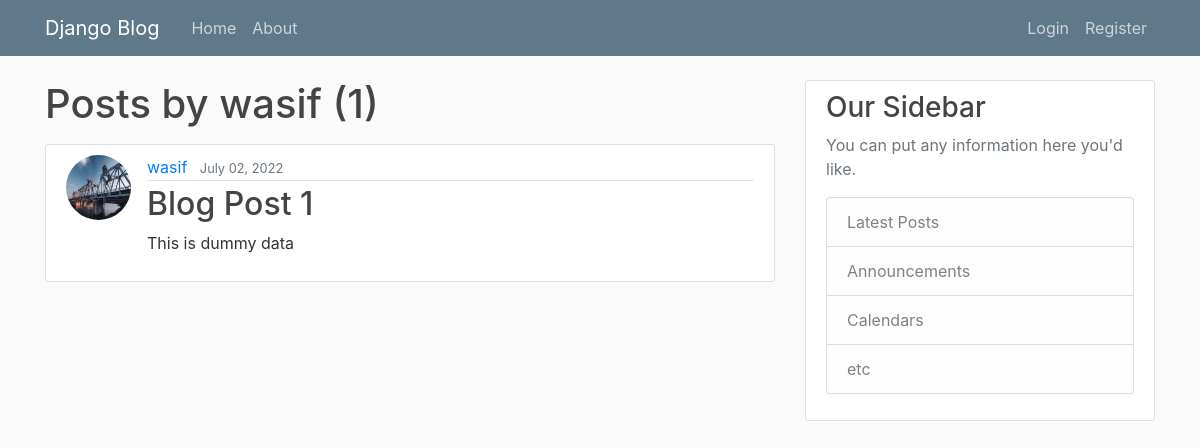
Before: /user/wasif with the older database file.
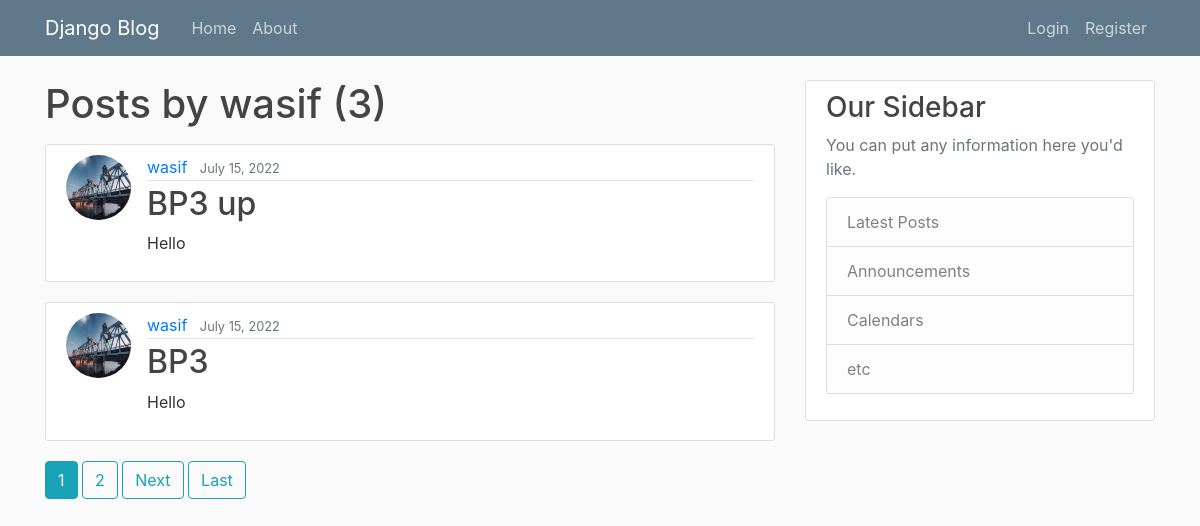
After: the same page with the newer database file.
### blog/models.py (models this page shows, shortened)
class Post(models.Model):
    title = models.CharField(max_length=100)
    content=models.TextField()
    date_posted=models.DateTimeField(default=timezone.now)
    author=models.ForeignKey(User, on_delete=models.CASCADE)

### users/models.py (models this page shows, shortened)
class Profile(models.Model):
    user = models.OneToOneField(User, on_delete=models.CASCADE)
    image = models.ImageField(default='default.jpg', upload_to='profile_pics')

### blog/views.py (the view)
# urls.py: path('user/<str:username>',UserPostListView.as_view(),name='user-posts'),
class UserPostListView(ListView):
    model = Post
    template_name= 'blog/user_posts.html'
    context_object_name='posts'
    paginate_by= 2
    def get_queryset(self):
        user= get_object_or_404(User, username=self.kwargs.get('username'))
        return Post.objects.filter(author=user).order_by('-date_posted')

### blog/templates/blog/user_posts.html (shortened to what this page needs)
{% extends "blog/base.html" %}
{% block content %}
    <h1 class="mb-3">Posts by {{view.kwargs.username}} ({{page_obj.paginator.count}})</h1>
    {% for post in posts %}
    <article class="media content-section">
        <img class="rounded-circle article-img" src="{{ post.author.profile.image.url }}">
        <div class="media-body">
          <div class="article-metadata">
            <a class="mr-2" href="{% url 'user-posts' post.author.username %}">{{ post.author }}</a>
            <small class="text-muted">{{ post.date_posted|date:"F d, Y" }}</small>
          </div>
          <h2><a class="article-title" href="{% url 'post-detail' post.id %}">{{ post.title }}</a></h2>
          <p class="article-content">{{ post.content }}</p>
        </div>
      </article>
    {% endfor %}
      {% if is_paginated %}
          {% for num in page_obj.paginator.page_range %}
          {% if page_obj.number == num  %}
          <a class="btn btn-info mb-4" href="?page={{num}}">{{num}}</a>
          {% elif num > page_obj.number|add:'-3' and num < page_obj.number|add:'3' %}
          <a class="btn btn-outline-info mb-4" href="?page={{num}}">{{num}}</a>
          {% endif %}
          {% endfor %}
          {% if page_obj.has_next %}
          <a class="btn btn-outline-info mb-4" href="?page={{page_obj.next_page_number }}">Next</a>
          <a class="btn btn-outline-info mb-4" href="?page={{page_obj.paginator.num_pages}}">Last</a>
          {% endif %}
      {% endif %}
{% endblock content %}

### blog/templates/blog/base.html (shortened to what this page needs)
{% load static %}
<html>
<head>
     <link rel="stylesheet" href="https://cdn.jsdelivr.net/npm/bootstrap@4.4.1/dist/css/bootstrap.min.css">
     <link rel="stylesheet" type="text/css" href="{% static 'blog/main.css' %}">
</head>
<body>
    <header class="site-header">
        <nav class="navbar navbar-expand-md navbar-dark bg-steel fixed-top">
          <div class="container">
            <a class="navbar-brand mr-4" href="{% url 'blog-home' %}">Django Blog</a>
            <div class="collapse navbar-collapse" id="navbarToggle">
              <div class="navbar-nav mr-auto">
                <a class="nav-item nav-link" href="{% url 'blog-home' %}">Home</a>
                <a class="nav-item nav-link" href="{% url 'blog-about' %}">About</a>
              </div>
              <div class="navbar-nav">
                {% if user.is_authenticated %}
                <a class="nav-item nav-link" href="{% url 'post-create' %}">New Post</a>
                <a class="nav-item nav-link" href="{% url 'profile' %}">Profile</a>
                <a class="nav-item nav-link" href="{% url 'logout' %}">Logout</a>
                {% else %}
                <a class="nav-item nav-link" href="{% url 'login' %}">Login</a>
                <a class="nav-item nav-link" href="{% url 'register' %}">Register</a>
                {% endif %}
              </div>
            </div>
          </div>
        </nav>
      </header>
      <main role="main" class="container">
        <div class="row">
          <div class="col-md-8">
            {% block content %}{% endblock %}
          </div>
          <div class="col-md-4">
            <div class="content-section">
              <h3>Our Sidebar</h3>
              <p class='text-muted'>You can put any information here you'd like.
                <ul class="list-group">
                  <li class="list-group-item list-group-item-light">Latest Posts</li>
                  <li class="list-group-item list-group-item-light">Announcements</li>
                  <li class="list-group-item list-group-item-light">Calendars</li>
                  <li class="list-group-item list-group-item-light">etc</li>
                </ul>
              </p>
            </div>
          </div>
        </div>
      </main>
</body>
</html>

### blog/static/blog/main.css (style rules this page uses)
body { background: #fafafa; color: #333333; margin-top: 5rem; }
h1, h2, h3, h4, h5, h6 { color: #444444; }
ul { margin: 0; }
.bg-steel { background-color: #5f788a; }
.site-header .navbar-nav .nav-link { color: #cbd5db; }
.content-section { background: #ffffff; padding: 10px 20px; border: 1px solid #dddddd; border-radius: 3px; margin-bottom: 20px; }
.article-title { color: #444444; }
.article-content { white-space: pre-line; }
.article-img { height: 65px; width: 65px; margin-right: 16px; }
.article-metadata { padding-bottom: 1px; margin-bottom: 4px; border-bottom: 1px solid #e3e3e3 }

Changed rows visible on the page:
no longer on this page (row unchanged): Post: author.profile.image (picture), author "wasif", date_posted "July 02, 2022", title "Blog Post 1", content "This is dummy data"
added Post: author.profile.image (picture), author "wasif", date_posted "July 15, 2022", title "BP3 up", content "Hello"
added Post: author.profile.image (picture), author "wasif", date_posted "July 15, 2022", title "BP3", content "Hello"
Other visible differences:
{{ page_obj.paginator.count }}: "1" → "3"
new list line: "1"
new list line: "2"
text now shown: "Next Last"
